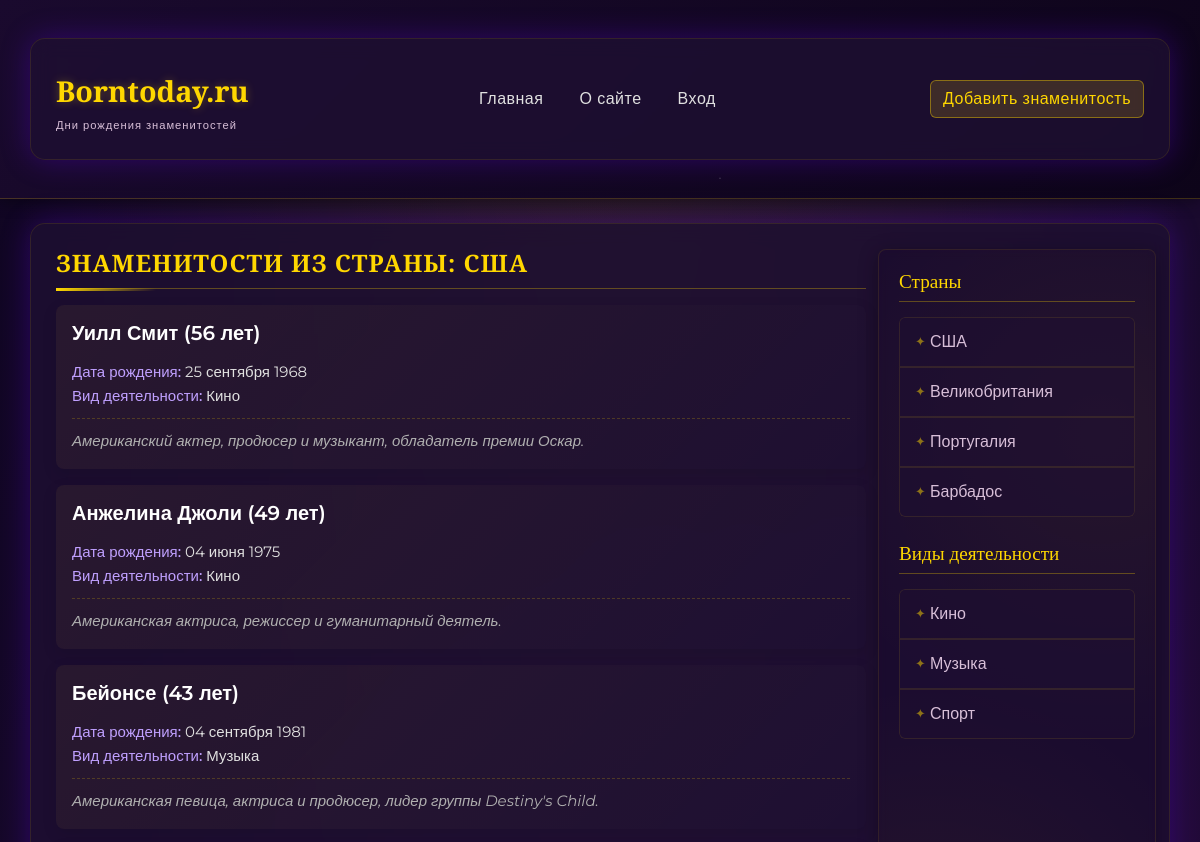
Before: /country/ssha/ (upper part) with the older database file.
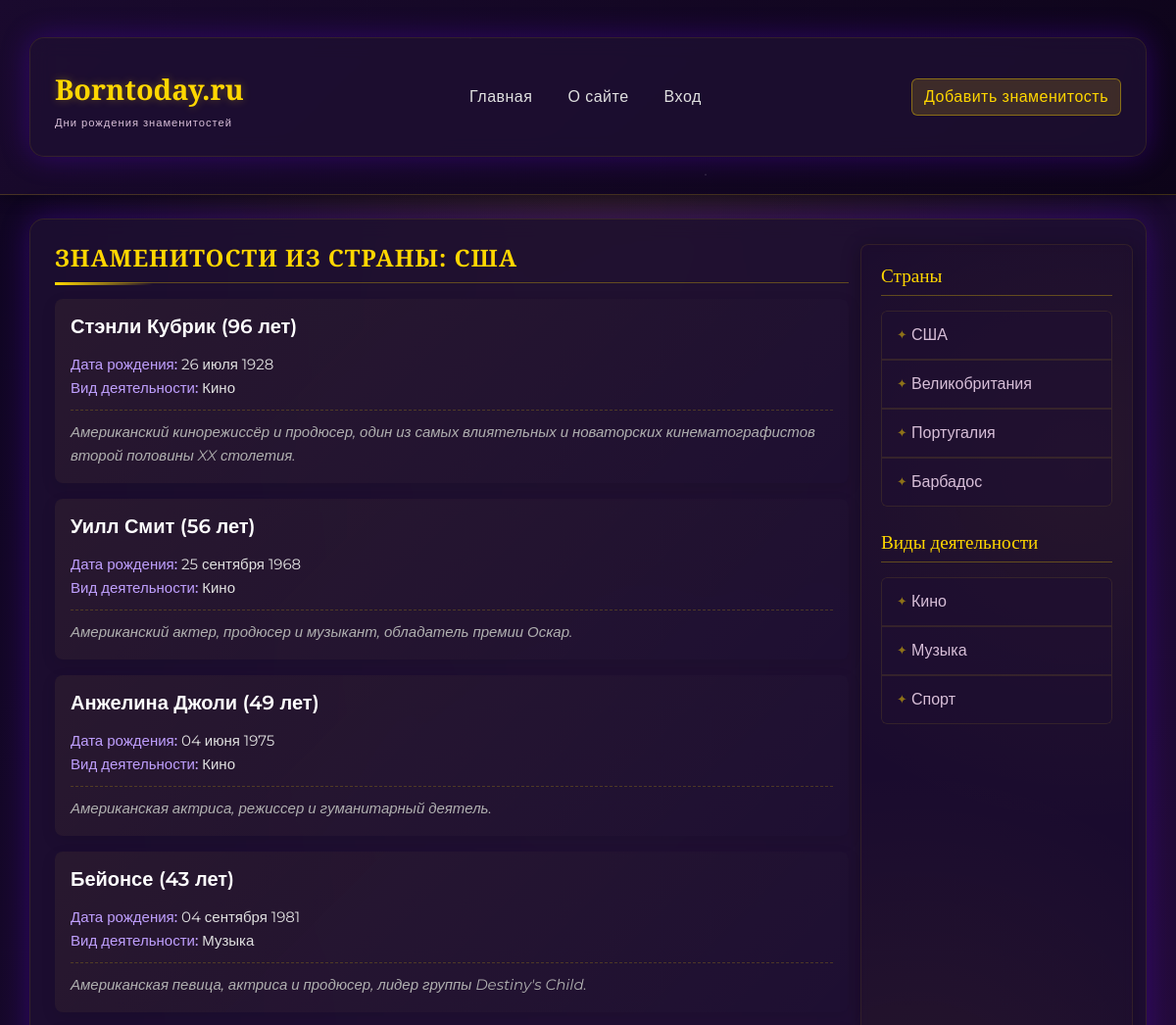
After: the same page with the newer database file.
### star/models.py (models this page shows, shortened)
class Star(models.Model):
    name = models.CharField(max_length=100, verbose_name="Имя")  # Имя звезды
    slug = models.SlugField(max_length=255, unique=True, db_index=True, verbose_name="URL")
    country = models.ForeignKey(Country, on_delete=models.CASCADE, related_name='stars', verbose_name="Страна")
    categories = models.ManyToManyField(Category, related_name='stars', verbose_name="Категории")
    birth_date = models.DateField(verbose_name="Дата рождения")  # Дата рождения
    content = models.TextField(verbose_name="Описание")  # Описание звезды
    photo = models.ImageField(upload_to='photos/%Y/%m/%d/', blank=True, null=True, verbose_name="Фотография")
    is_published = models.BooleanField(default=True, verbose_name="Опубликовано")  # Флаг публикации
    time_create = models.DateTimeField(auto_now_add=True,
                                       verbose_name="Время создания")  # Дата создания (автоматически)
    time_update = models.DateTimeField(auto_now=True, verbose_name="Время изменения")
    def get_age(self):
        today = date.today()
        age = today.year - self.birth_date.year
        if (today.month, today.day) < (self.birth_date.month, self.birth_date.day):
            age -= 1
        return age
    class Meta:
        verbose_name = 'Знаменитость'
        verbose_name_plural = 'Знаменитости'
        ordering = ['-time_create']  # Сортировка по убыванию времени создания
        indexes = [
            models.Index(fields=['-time_create']),  # Индекс для повышения производительности
        ]

class Category(models.Model):
    title = models.CharField(max_length=100)  # Название категории
    slug = models.SlugField(max_length=255, unique=True, blank=True, db_index=True, verbose_name="URL")

class Country(models.Model):
    name = models.CharField(max_length=100)  # Название страны
    slug = models.SlugField(max_length=255, unique=True, blank=True, db_index=True, verbose_name="URL")

### star/views.py (the view)
# urls.py: path('country/<slug:slug>/', views.stars_by_country, name='stars_by_country'),
def stars_by_country(request, slug):
    country = get_object_or_404(Country, slug=slug)
    filtered_stars = Star.objects.filter(country=country, is_published=True)
    countries = Country.objects.all()
    categories = Category.objects.all()
    context = {
        'stars': filtered_stars,
        'country_name': country.name,
        'star_countries': countries,
        'star_categories': categories,
        'title_template': 'Знаменитости из страны'
    }
    return render(request, 'star/country.html', context)

### star/templates/star/country.html (shortened to what this page needs)
{% extends 'star/base.html' %}
{% block content %}
<h4 class="mb-3">{{ title_template }}: {{ country_name }}</h4>
{% if stars %}
 {% for star in stars %}
   <div class="card mb-3">
     <div class="card-body">
       <h5 class="card-title">
         <a href="{% url 'star_detail' star.slug %}">{{ star.name }}</a> ({{ star.get_age }} лет)
       </h5>
       <p class="card-text">
         <strong>Дата рождения:</strong> {{ star.birth_date|date:"d E Y" }}<br>
         <strong>Вид деятельности:</strong>
         {% for category in star.categories.all %}
           {{ category.title }}{% if not forloop.last %}, {% endif %}
         {% endfor %}<br>
         <em>{{ star.content }}</em>
       </p>
     </div>
   </div>
 {% endfor %}
{% else %}
 <p>Нет знаменитостей в этой стране.</p>
{% endif %}
{% endblock %}

### star/templates/star/sidebar.html
<div class="col-md-3">
  <h5>Страны</h5>
  <ul class="list-group mb-4">
    {% for country in star_countries %}
    <li class="list-group-item">
      <a href="{% url 'stars_by_country' country.slug %}">{{country.name}}</a>
    </li>
    {% endfor %}
  </ul>
  <h5>Виды деятельности</h5>
  <ul class="list-group">
    {% for cat in star_categories %}
    <li class="list-group-item">
      <a href="{% url 'stars_by_category' cat.slug %}">{{ cat.title }}</a>
    </li>
    {% endfor %}
  </ul>
</div>

Changed rows visible on the page:
added Star: name "Стэнли Кубрик", get_age "96", birth_date "26 июля 1928", content "Американский кинорежиссёр и продюсер, один из самых влиятельных и новаторских кинематографистов второй половины XX столетия.", Category (title "Кино")
